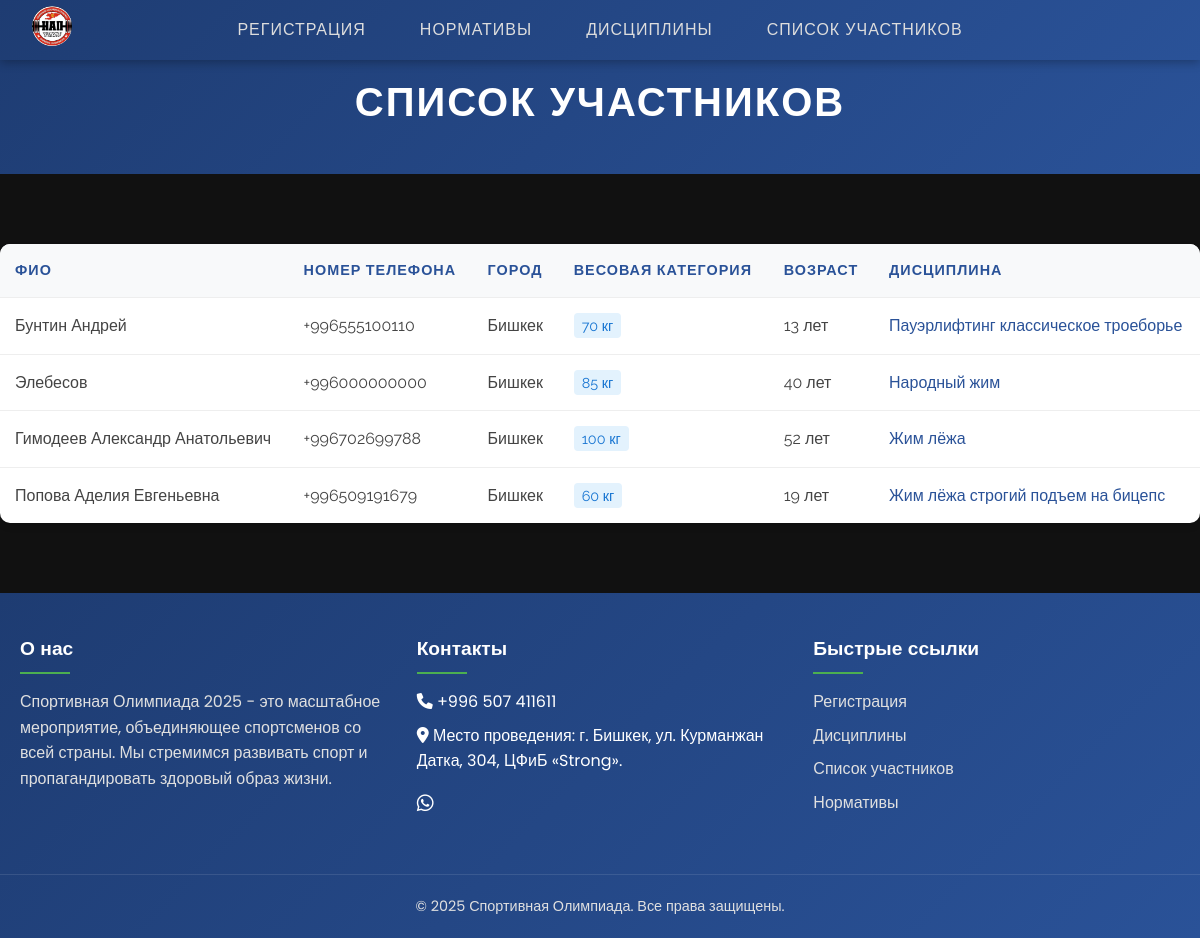
The page /participants/ on the database as committed earlier.
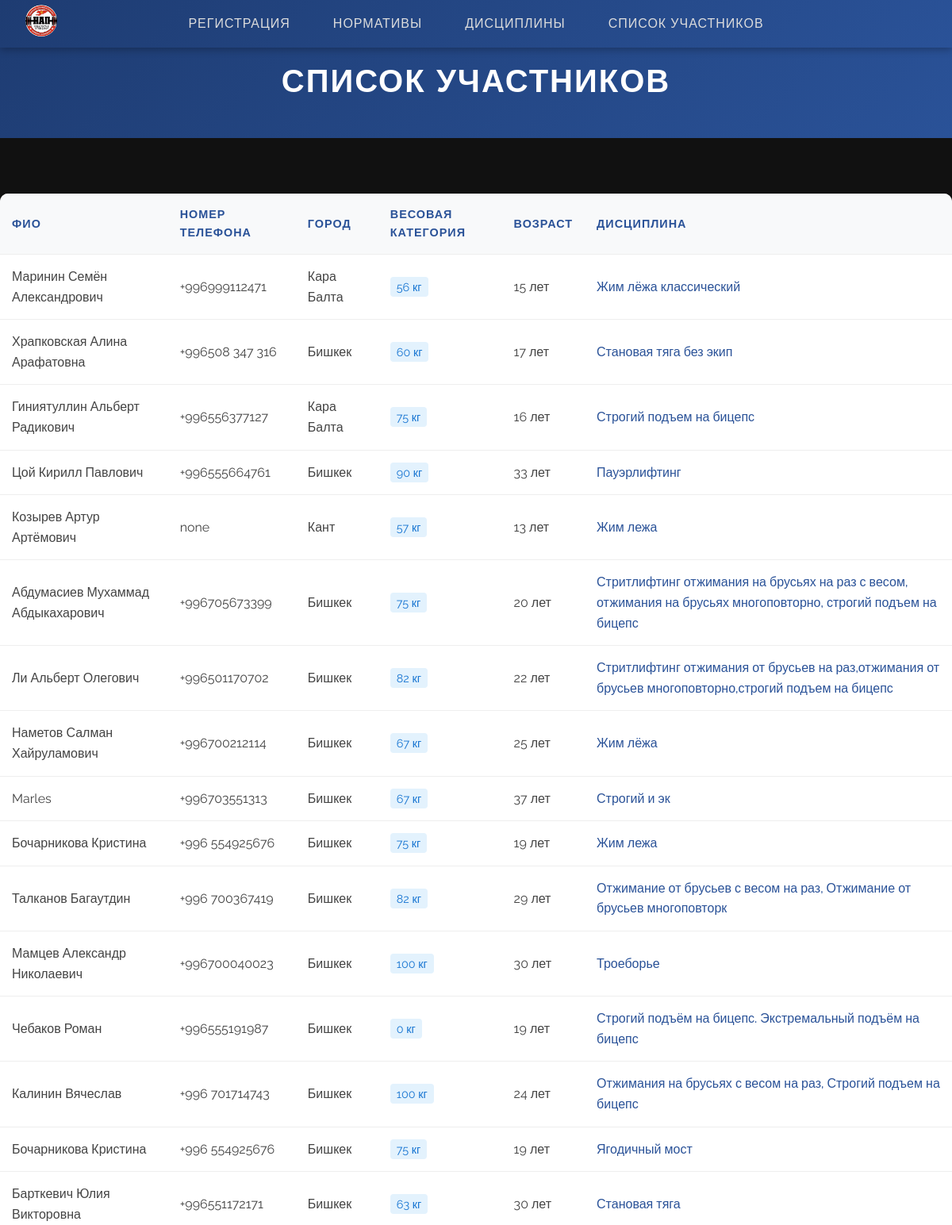
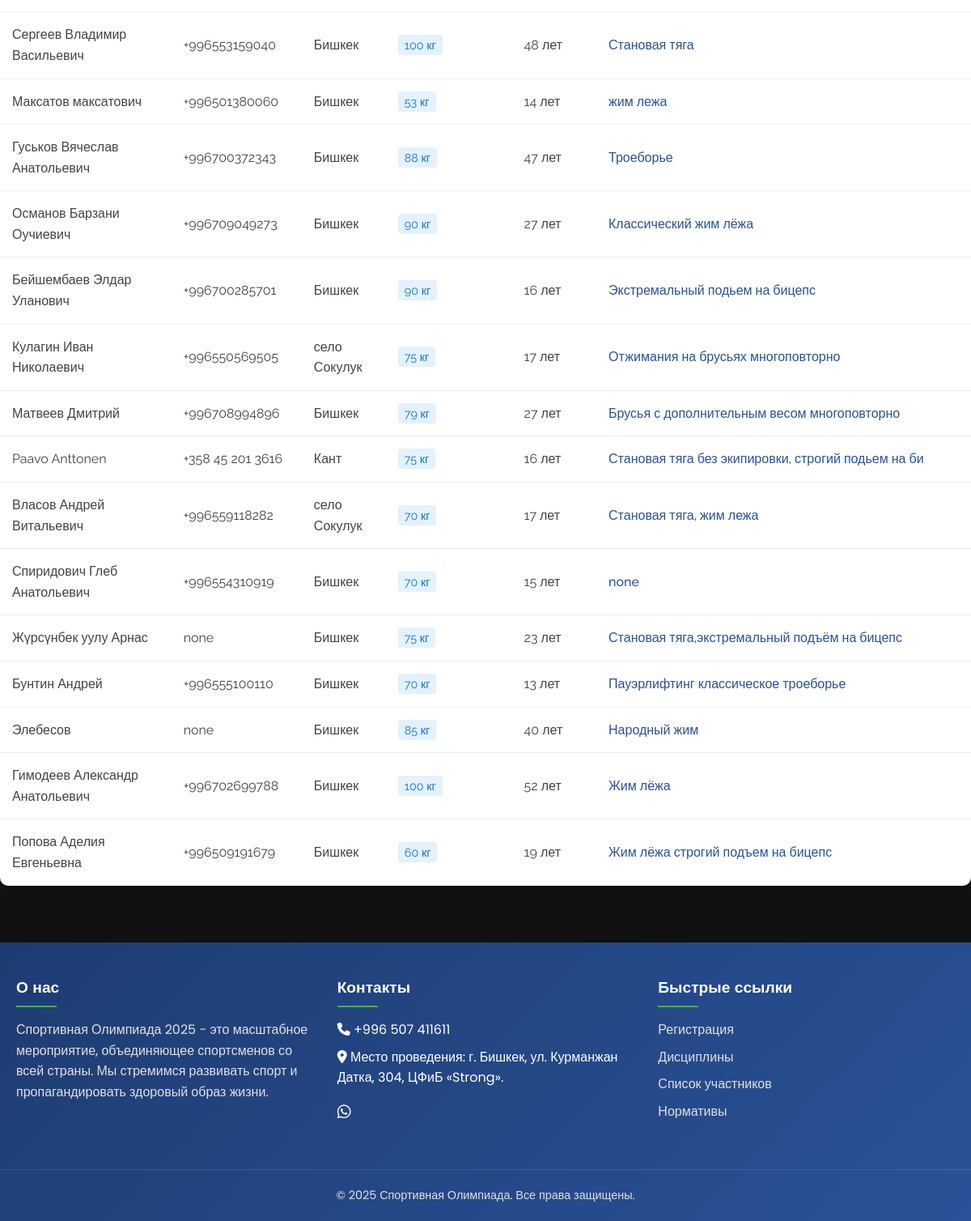
The same page on the database as committed later (2 pictures, top to bottom).
### SportBackend/participants/models.py (models this page shows, shortened)
class Participant(models.Model):
    name = models.CharField(
        max_length=100,
        validators=[]  # Removed restrictive regex validator
    )
    phone_number = models.CharField(
        max_length=16,  # Increased max_length to accommodate international numbers
        validators=[
            RegexValidator(
                regex=r'^none$|^\+?[1-9](\d{1,3} ?){1,4}\d$',  # Allow "none" or international format
                message='Номер телефона должен быть в международном формате, начиная с "+" и может содержать пробелы, либо быть "none"'
            )
        ]
    )
    city = models.CharField(
        max_length=50,
        validators=[
            RegexValidator(
                regex=r'^[А-Яа-яЁё\s-]+$',
                message='Город должен содержать только буквы, пробелы и дефис'
            )
        ]
    )
    weight_category = models.IntegerField(
        validators=[
            MinValueValidator(0, message='Весовая категория не может быть меньше 30 кг'),
            MaxValueValidator(150, message='Весовая категория не может быть больше 150 кг')
        ]
    )
    age = models.IntegerField(
        validators=[
            MinValueValidator(6, message='Возраст не может быть меньше 6 лет'),
            MaxValueValidator(100, message='Возраст не может быть больше 100 лет')
        ]
    )
    discipline = models.CharField(
        max_length=120,
        validators=[]  # Removed restrictive regex validator
    )
    registration_date = models.DateTimeField(auto_now_add=True)
    class Meta:
        ordering = ['-registration_date']

### SportBackend/participants/views.py (the view)
# urls.py: path('', views.participants_list, name='participants_list'),
def participants_list(request):
    participants = Participant.objects.all()
    return render(request, 'main/spisok.html', {'participants': participants})

### SportBackend/main/templates/main/spisok.html (shortened to what this page needs)
{% extends 'base.html' %}
{% load static %}
{% block content %}
<div class="page-header">
    <div class="container">
        <h1>Список участников</h1>
    </div>
</div>
<div class="container">
    <table class="participants-table">
        <thead>
            <tr>
                <th>ФИО</th>
                <th>Номер телефона</th>
                <th>Город</th>
                <th>Весовая категория</th>
                <th>Возраст</th>
                <th>Дисциплина</th>
            </tr>
        </thead>
        <tbody>
            {% for participant in participants %}
            <tr>
                <td>{{ participant.name }}</td>
                <td>{{ participant.phone_number }}</td>
                <td>{{ participant.city }}</td>
                <td><span class="weight-category">{{ participant.weight_category }} кг</span></td>
                <td>{{ participant.age }} лет</td>
                <td><span class="discipline">{{ participant.discipline }}</span></td>
            </tr>
            {% endfor %}
        </tbody>
    </table>
</div>
{% endblock %}

Rows that differ between the two databases and show on the page:
added Participant: name "Маринин Семён Александрович", phone_number "+996999112471", city "Кара Балта", weight_category "56", age "15", discipline "Жим лёжа классический"
added Participant: name "Храпковская Алина Арафатовна", phone_number "+996508 347 316", city "Бишкек", weight_category "60", age "17", discipline "Становая тяга без экип"
added Participant: name "Гиниятуллин Альберт Радикович", phone_number "+996556377127", city "Кара Балта", weight_category "75", age "16", discipline "Строгий подъем на бицепс"
added Participant: name "Цой Кирилл Павлович", phone_number "+996555664761", city "Бишкек", weight_category "90", age "33", discipline "Пауэрлифтинг"
added Participant: name "Козырев Артур Артёмович", phone_number "none", city "Кант", weight_category "57", age "13", discipline "Жим лежа"
added Participant: name "Абдумасиев Мухаммад Абдыкахарович", phone_number "+996705673399", city "Бишкек", weight_category "75", age "20", discipline "Стритлифтинг отжимания на брусьях на раз с весом, отжимания на брусьях многоповторно, строгий подъем на бицепс"
added Participant: name "Ли Альберт Олегович", phone_number "+996501170702", city "Бишкек", weight_category "82", age "22", discipline "Стритлифтинг отжимания от брусьев на раз,отжимания от брусьев многоповторно,строгий подъем на бицепс"
added Participant: name "Наметов Салман Хайруламович", phone_number "+996700212114", city "Бишкек", weight_category "67", age "25", discipline "Жим лёжа"
added Participant: name "Marles", phone_number "+996703551313", city "Бишкек", weight_category "67", age "37", discipline "Строгий и эк"
added Participant: name "Бочарникова Кристина", phone_number "+996 554925676", city "Бишкек", weight_category "75", age "19", discipline "Жим лежа"
added Participant: name "Талканов Багаутдин", phone_number "+996 700367419", city "Бишкек", weight_category "82", age "29", discipline "Отжимание от брусьев с весом на раз, Отжимание от брусьев многоповторк"
added Participant: name "Мамцев Александр Николаевич", phone_number "+996700040023", city "Бишкек", weight_category "100", age "30", discipline "Троеборье"
added Participant: name "Чебаков Роман", phone_number "+996555191987", city "Бишкек", weight_category "0", age "19", discipline "Строгий подъём на бицепс. Экстремальный подъём на бицепс"
added Participant: name "Калинин Вячеслав", phone_number "+996 701714743", city "Бишкек", weight_category "100", age "24", discipline "Отжимания на брусьях с весом на раз, Строгий подъем на бицепс"
added Participant: name "Бочарникова Кристина", phone_number "+996 554925676", city "Бишкек", weight_category "75", age "19", discipline "Ягодичный мост"
added Participant: name "Барткевич Юлия Викторовна", phone_number "+996551172171", city "Бишкек", weight_category "63", age "30", discipline "Становая тяга"
added Participant: name "Сергеев Владимир Васильевич", phone_number "+996553159040", city "Бишкек", weight_category "100", age "48", discipline "Становая тяга"
added Participant: name "Максатов максатович", phone_number "+996501380060", city "Бишкек", weight_category "53", age "14", discipline "жим лежа"
added Participant: name "Гуськов Вячеслав Анатольевич", phone_number "+996700372343", city "Бишкек", weight_category "88", age "47", discipline "Троеборье"
added Participant: name "Османов Барзани Оучиевич", phone_number "+996709049273", city "Бишкек", weight_category "90", age "27", discipline "Классический жим лёжа"
added Participant: name "Бейшембаев Элдар Уланович", phone_number "+996700285701", city "Бишкек", weight_category "90", age "16", discipline "Экстремальный подьем на бицепс"
added Participant: name "Кулагин Иван Николаевич", phone_number "+996550569505", city "село Сокулук", weight_category "75", age "17", discipline "Отжимания на брусьях многоповторно"
added Participant: name "Матвеев Дмитрий", phone_number "+996708994896", city "Бишкек", weight_category "79", age "27", discipline "Брусья с дополнительным весом многоповторно"
added Participant: name "Paavo Anttonen", phone_number "+358 45 201 3616", city "Кант", weight_category "75", age "16", discipline "Становая тяга без экипировки, строгий подьем на би"
added Participant: name "Власов Андрей Витальевич", phone_number "+996559118282", city "село Сокулук", weight_category "70", age "17", discipline "Становая тяга, жим лежа"
added Participant: name "Спиридович Глеб Анатольевич", phone_number "+996554310919", city "Бишкек", weight_category "70", age "15", discipline "none"
added Participant: name "Жүрсүнбек уулу Арнас", phone_number "none", city "Бишкек", weight_category "75", age "23", discipline "Становая тяга,экстремальный подъём на бицепс"
changed Participant "Элебесов": phone_number "+996000000000" → "none"
